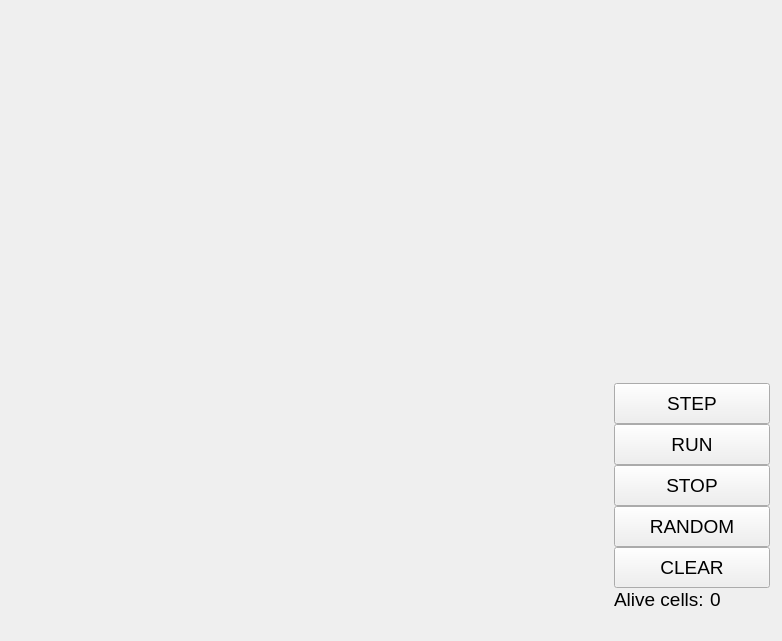
<?xml version="1.0" encoding="UTF-8"?>
<ui version="4.0">
 <class>MainWindow</class>
 <widget class="QMainWindow" name="MainWindow">
  <property name="geometry">
   <rect>
    <x>0</x>
    <y>0</y>
    <width>782</width>
    <height>641</height>
   </rect>
  </property>
  <property name="sizePolicy">
   <sizepolicy hsizetype="Fixed" vsizetype="Preferred">
    <horstretch>0</horstretch>
    <verstretch>0</verstretch>
   </sizepolicy>
  </property>
  <property name="minimumSize">
   <size>
    <width>782</width>
    <height>641</height>
   </size>
  </property>
  <property name="maximumSize">
   <size>
    <width>782</width>
    <height>641</height>
   </size>
  </property>
  <property name="windowTitle">
   <string>MainWindow</string>
  </property>
  <widget class="QWidget" name="centralWidget">
   <property name="sizePolicy">
    <sizepolicy hsizetype="Preferred" vsizetype="Preferred">
     <horstretch>0</horstretch>
     <verstretch>0</verstretch>
    </sizepolicy>
   </property>
   <property name="minimumSize">
    <size>
     <width>782</width>
     <height>641</height>
    </size>
   </property>
   <property name="maximumSize">
    <size>
     <width>782</width>
     <height>641</height>
    </size>
   </property>
   <widget class="QWidget" name="layoutWidget">
    <property name="geometry">
     <rect>
      <x>11</x>
      <y>20</y>
      <width>770</width>
      <height>602</height>
     </rect>
    </property>
    <layout class="QHBoxLayout" name="horizontalLayout">
     <item>
      <widget class="QWidget" name="widget" native="true">
       <property name="sizePolicy">
        <sizepolicy hsizetype="Preferred" vsizetype="Preferred">
         <horstretch>0</horstretch>
         <verstretch>0</verstretch>
        </sizepolicy>
       </property>
       <property name="minimumSize">
        <size>
         <width>600</width>
         <height>600</height>
        </size>
       </property>
      </widget>
     </item>
     <item>
      <spacer name="horizontalSpacer">
       <property name="orientation">
        <enum>Qt::Horizontal</enum>
       </property>
       <property name="sizeType">
        <enum>QSizePolicy::Ignored</enum>
       </property>
       <property name="sizeHint" stdset="0">
        <size>
         <width>40</width>
         <height>20</height>
        </size>
       </property>
      </spacer>
     </item>
     <item>
      <layout class="QVBoxLayout" name="verticalLayout_7">
       <property name="spacing">
        <number>0</number>
       </property>
       <item>
        <spacer name="verticalSpacer_2">
         <property name="orientation">
          <enum>Qt::Vertical</enum>
         </property>
         <property name="sizeHint" stdset="0">
          <size>
           <width>38</width>
           <height>68</height>
          </size>
         </property>
        </spacer>
       </item>
       <item>
        <widget class="QPushButton" name="pushButtonStep">
         <property name="minimumSize">
          <size>
           <width>101</width>
           <height>41</height>
          </size>
         </property>
         <property name="font">
          <font>
           <pointsize>14</pointsize>
          </font>
         </property>
         <property name="text">
          <string>STEP</string>
         </property>
        </widget>
       </item>
       <item>
        <widget class="QPushButton" name="pushButtonRun">
         <property name="minimumSize">
          <size>
           <width>101</width>
           <height>41</height>
          </size>
         </property>
         <property name="font">
          <font>
           <pointsize>14</pointsize>
          </font>
         </property>
         <property name="text">
          <string>RUN</string>
         </property>
        </widget>
       </item>
       <item>
        <widget class="QPushButton" name="pushButtonStop">
         <property name="minimumSize">
          <size>
           <width>101</width>
           <height>41</height>
          </size>
         </property>
         <property name="font">
          <font>
           <pointsize>14</pointsize>
          </font>
         </property>
         <property name="text">
          <string>STOP</string>
         </property>
        </widget>
       </item>
       <item>
        <widget class="QPushButton" name="pushButtonRand">
         <property name="minimumSize">
          <size>
           <width>101</width>
           <height>41</height>
          </size>
         </property>
         <property name="font">
          <font>
           <pointsize>14</pointsize>
          </font>
         </property>
         <property name="text">
          <string>RANDOM</string>
         </property>
        </widget>
       </item>
       <item>
        <widget class="QPushButton" name="pushButtonClear">
         <property name="minimumSize">
          <size>
           <width>101</width>
           <height>41</height>
          </size>
         </property>
         <property name="font">
          <font>
           <pointsize>14</pointsize>
          </font>
         </property>
         <property name="text">
          <string>CLEAR</string>
         </property>
        </widget>
       </item>
       <item>
        <layout class="QHBoxLayout" name="horizontalLayout_2">
         <item>
          <widget class="QLabel" name="labelAlive">
           <property name="font">
            <font>
             <pointsize>14</pointsize>
            </font>
           </property>
           <property name="text">
            <string>Alive cells:</string>
           </property>
          </widget>
         </item>
         <item>
          <widget class="QLabel" name="labelAliveNumber">
           <property name="minimumSize">
            <size>
             <width>60</width>
             <height>23</height>
            </size>
           </property>
           <property name="font">
            <font>
             <pointsize>14</pointsize>
            </font>
           </property>
           <property name="text">
            <string>0</string>
           </property>
          </widget>
         </item>
        </layout>
       </item>
      </layout>
     </item>
    </layout>
   </widget>
  </widget>
 </widget>
 <layoutdefault spacing="6" margin="11"/>
 <resources/>
 <connections/>
</ui>
